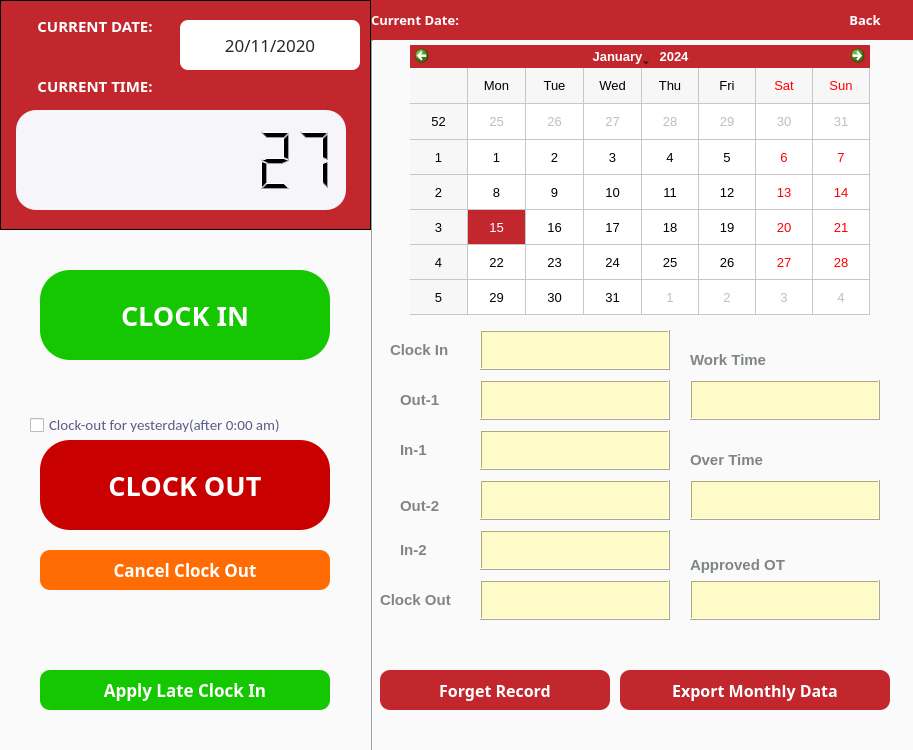
<?xml version="1.0" encoding="UTF-8"?>
<ui version="4.0">
 <class>TimeCard</class>
 <widget class="QMainWindow" name="TimeCard">
  <property name="geometry">
   <rect>
    <x>0</x>
    <y>0</y>
    <width>913</width>
    <height>750</height>
   </rect>
  </property>
  <property name="minimumSize">
   <size>
    <width>913</width>
    <height>750</height>
   </size>
  </property>
  <property name="maximumSize">
   <size>
    <width>913</width>
    <height>750</height>
   </size>
  </property>
  <property name="windowTitle">
   <string>Time Card</string>
  </property>
  <property name="styleSheet">
   <string notr="true">QMainWindow
{
    background-color:rgb(250, 250, 250);

}</string>
  </property>
  <widget class="QWidget" name="centralwidget">
   <widget class="QPushButton" name="pushButton">
    <property name="geometry">
     <rect>
      <x>40</x>
      <y>270</y>
      <width>290</width>
      <height>90</height>
     </rect>
    </property>
    <property name="font">
     <font>
      <family>Microsoft Yahei</family>
      <pointsize>20</pointsize>
      <weight>75</weight>
      <bold>true</bold>
     </font>
    </property>
    <property name="styleSheet">
     <string notr="true">QPushButton

{
    /*字体为微软雅黑*/
    font-family:Microsoft Yahei;
    /*字体大小为20点*/
    font-size:20pt;
    /*字体颜色为白色*/    
    color:white;
    /*背景颜色*/  
    background-color:rgb(21, 199, 1);
    /*边框圆角半径为8像素*/ 
    border-radius:30px;

}

/*按钮停留态*/
QPushButton:hover
{
    /*背景颜色*/  
    background-color:rgb(21, 175, 0);
    padding-left:-3px;
    /*上内边距为3像素，让按下时字向下移动3像素*/  
    padding-top:-3px;
	font-size:23pt;
}

/*按钮按下态*/
QPushButton:pressed
{
    /*背景颜色*/  
    background-color:rgb(0, 113, 0);
    /*左内边距为3像素，让按下时字向右移动3像素*/  
    padding-left:3px;
    /*上内边距为3像素，让按下时字向下移动3像素*/  
    padding-top:3px;
    font-size:20pt;
}</string>
    </property>
    <property name="text">
     <string>CLOCK IN</string>
    </property>
   </widget>
   <widget class="QPushButton" name="pushButton_2">
    <property name="geometry">
     <rect>
      <x>40</x>
      <y>440</y>
      <width>290</width>
      <height>90</height>
     </rect>
    </property>
    <property name="font">
     <font>
      <family>Microsoft Yahei</family>
      <pointsize>20</pointsize>
      <weight>75</weight>
      <bold>true</bold>
     </font>
    </property>
    <property name="styleSheet">
     <string notr="true">QPushButton
{
    /*字体为微软雅黑*/
    font-family:Microsoft Yahei;
    /*字体大小为20点*/
    font-size:20pt;
    /*字体颜色为白色*/    
    color:white;
    /*背景颜色*/  
    background-color:rgb(200, 0, 0);
    /*边框圆角半径为8像素*/ 
    border-radius:30px;
}

/*按钮停留态*/
QPushButton:hover
{
    /*背景颜色*/  
    background-color:rgb(176, 0, 0);
    padding-left:-3px;
    /*上内边距为3像素，让按下时字向下移动3像素*/  
    padding-top:-3px;
	font-size:22pt;
}

/*按钮按下态*/
QPushButton:pressed
{
    /*背景颜色*/  
    background-color:rgb(147, 0, 0);
    /*左内边距为3像素，让按下时字向右移动3像素*/  
    padding-left:3px;
    /*上内边距为3像素，让按下时字向下移动3像素*/  
    padding-top:3px;
    font-size:20pt;
}</string>
    </property>
    <property name="text">
     <string>CLOCK OUT</string>
    </property>
   </widget>
   <widget class="QLCDNumber" name="lcdNumber">
    <property name="geometry">
     <rect>
      <x>16</x>
      <y>110</y>
      <width>330</width>
      <height>100</height>
     </rect>
    </property>
    <property name="font">
     <font>
      <pointsize>11</pointsize>
      <weight>75</weight>
      <italic>false</italic>
      <bold>true</bold>
      <underline>false</underline>
      <strikeout>false</strikeout>
      <stylestrategy>PreferDefault</stylestrategy>
     </font>
    </property>
    <property name="autoFillBackground">
     <bool>false</bool>
    </property>
    <property name="styleSheet">
     <string notr="true">QLCDNumber{
		background-color:rgb(245, 245, 250);
		color:rgb(0, 0, 0);
		 border-radius:20px;
}</string>
    </property>
    <property name="frameShape">
     <enum>QFrame::Panel</enum>
    </property>
    <property name="frameShadow">
     <enum>QFrame::Sunken</enum>
    </property>
    <property name="lineWidth">
     <number>3</number>
    </property>
    <property name="smallDecimalPoint">
     <bool>true</bool>
    </property>
    <property name="digitCount">
     <number>8</number>
    </property>
    <property name="value" stdset="0">
     <double>27.000000000000000</double>
    </property>
   </widget>
   <widget class="QCalendarWidget" name="calendarWidget">
    <property name="geometry">
     <rect>
      <x>410</x>
      <y>45</y>
      <width>460</width>
      <height>270</height>
     </rect>
    </property>
    <property name="font">
     <font>
      <pointsize>10</pointsize>
     </font>
    </property>
    <property name="autoFillBackground">
     <bool>false</bool>
    </property>
    <property name="styleSheet">
     <string notr="true">QCalendarWidget QTableView {
    selection-background-color: #C1272D;
}

#qt_calendar_navigationbar {
    background-color: #C1272D;
	font-weight: bold;
    color: white;
}</string>
    </property>
    <property name="gridVisible">
     <bool>true</bool>
    </property>
    <property name="navigationBarVisible">
     <bool>true</bool>
    </property>
   </widget>
   <widget class="Line" name="line">
    <property name="geometry">
     <rect>
      <x>362</x>
      <y>40</y>
      <width>20</width>
      <height>710</height>
     </rect>
    </property>
    <property name="frameShadow">
     <enum>QFrame::Sunken</enum>
    </property>
    <property name="lineWidth">
     <number>1</number>
    </property>
    <property name="orientation">
     <enum>Qt::Vertical</enum>
    </property>
   </widget>
   <widget class="QPushButton" name="pushButton_3">
    <property name="geometry">
     <rect>
      <x>380</x>
      <y>670</y>
      <width>230</width>
      <height>40</height>
     </rect>
    </property>
    <property name="font">
     <font>
      <family>Microsoft Yahei</family>
      <pointsize>12</pointsize>
      <weight>75</weight>
      <bold>true</bold>
     </font>
    </property>
    <property name="styleSheet">
     <string notr="true">QPushButton
{
    /*字体为微软雅黑*/
    font-family:Microsoft Yahei;
    /*字体大小为20点*/
    font-size:12pt;
    /*字体颜色为白色*/    
    color:white;
    /*背景颜色*/  
    background-color:#C1272D;
    /*边框圆角半径为8像素*/ 
    border-radius:10px;
}

/*按钮停留态*/
QPushButton:hover
{
    /*背景颜色*/  
    background-color:#9e1e24;
    padding-left:-3px;
    /*上内边距为3像素，让按下时字向下移动3像素*/  
    padding-top:-3px;

}

/*按钮按下态*/
QPushButton:pressed
{
    /*背景颜色*/  
    background-color:#CD5257;
    /*左内边距为3像素，让按下时字向右移动3像素*/  
    padding-left:3px;
    /*上内边距为3像素，让按下时字向下移动3像素*/  
    padding-top:3px;
}</string>
    </property>
    <property name="text">
     <string>Forget Record</string>
    </property>
   </widget>
   <widget class="QLabel" name="label_2">
    <property name="geometry">
     <rect>
      <x>371</x>
      <y>0</y>
      <width>550</width>
      <height>40</height>
     </rect>
    </property>
    <property name="styleSheet">
     <string notr="true">QWidget
{
    /*字体为微软雅黑*/
    font-family:Microsoft Yahei;
    /*字体大小为20点*/
    font-size:10pt;
    /*字体颜色为白色*/    
	font-weight:bold;
    color:white;
    /*背景颜色*/  
    background-color:#C1272D;

}
</string>
    </property>
    <property name="text">
     <string>Current Date:</string>
    </property>
    <property name="alignment">
     <set>Qt::AlignLeading|Qt::AlignLeft|Qt::AlignVCenter</set>
    </property>
   </widget>
   <widget class="QTextEdit" name="textEdit">
    <property name="geometry">
     <rect>
      <x>480</x>
      <y>330</y>
      <width>190</width>
      <height>40</height>
     </rect>
    </property>
    <property name="styleSheet">
     <string notr="true">QTextEdit

{
    /*字体为微软雅黑*/
    font-family:Microsoft Yahei;
    /*字体大小为20点*/
	color:rgb(50, 50, 50);
   font-size:10pt;
	background-color:rgb(255, 251, 201);
}
</string>
    </property>
    <property name="frameShape">
     <enum>QFrame::Box</enum>
    </property>
    <property name="frameShadow">
     <enum>QFrame::Raised</enum>
    </property>
    <property name="lineWidth">
     <number>1</number>
    </property>
   </widget>
   <widget class="QLabel" name="label_3">
    <property name="geometry">
     <rect>
      <x>390</x>
      <y>330</y>
      <width>90</width>
      <height>40</height>
     </rect>
    </property>
    <property name="font">
     <font>
      <family>Microsoft Yahei UI</family>
      <pointsize>11</pointsize>
      <weight>75</weight>
      <italic>false</italic>
      <bold>true</bold>
     </font>
    </property>
    <property name="styleSheet">
     <string notr="true">QLabel
{
    font-family:Microsoft Yahei UI;
    font-size:11pt; 
    color:rgb(128, 134, 132)
}</string>
    </property>
    <property name="text">
     <string>Clock In</string>
    </property>
   </widget>
   <widget class="QLabel" name="label_4">
    <property name="geometry">
     <rect>
      <x>380</x>
      <y>580</y>
      <width>100</width>
      <height>40</height>
     </rect>
    </property>
    <property name="font">
     <font>
      <family>Microsoft Yahei UI</family>
      <pointsize>11</pointsize>
      <weight>75</weight>
      <italic>false</italic>
      <bold>true</bold>
     </font>
    </property>
    <property name="styleSheet">
     <string notr="true">QLabel
{
    font-family:Microsoft Yahei UI;
    font-size:11pt; 
    color:rgb(128, 134, 132)
}</string>
    </property>
    <property name="text">
     <string>Clock Out</string>
    </property>
   </widget>
   <widget class="QLabel" name="label_5">
    <property name="geometry">
     <rect>
      <x>690</x>
      <y>340</y>
      <width>150</width>
      <height>40</height>
     </rect>
    </property>
    <property name="font">
     <font>
      <family>Microsoft Yahei UI</family>
      <pointsize>11</pointsize>
      <weight>75</weight>
      <italic>false</italic>
      <bold>true</bold>
     </font>
    </property>
    <property name="styleSheet">
     <string notr="true">QLabel
{
    font-family:Microsoft Yahei UI;
    font-size:11pt; 
    color:rgb(128, 134, 132)
}</string>
    </property>
    <property name="text">
     <string>Work Time</string>
    </property>
   </widget>
   <widget class="QTextEdit" name="textEdit_2">
    <property name="geometry">
     <rect>
      <x>480</x>
      <y>580</y>
      <width>190</width>
      <height>40</height>
     </rect>
    </property>
    <property name="styleSheet">
     <string notr="true">QTextEdit

{
    /*字体为微软雅黑*/
    font-family:Microsoft Yahei;
    /*字体大小为20点*/
	color:rgb(50, 50, 50);
   font-size:10pt;
	background-color:rgb(255, 251, 201);
}
</string>
    </property>
    <property name="frameShape">
     <enum>QFrame::Box</enum>
    </property>
    <property name="frameShadow">
     <enum>QFrame::Raised</enum>
    </property>
    <property name="lineWidth">
     <number>1</number>
    </property>
   </widget>
   <widget class="QTextEdit" name="textEdit_3">
    <property name="geometry">
     <rect>
      <x>690</x>
      <y>380</y>
      <width>190</width>
      <height>40</height>
     </rect>
    </property>
    <property name="styleSheet">
     <string notr="true">QTextEdit

{
    /*字体为微软雅黑*/
    font-family:Microsoft Yahei;
    /*字体大小为20点*/
	color:rgb(50, 50, 50);
   font-size:10pt;
	background-color:rgb(255, 251, 201);
}
</string>
    </property>
    <property name="frameShape">
     <enum>QFrame::Box</enum>
    </property>
    <property name="frameShadow">
     <enum>QFrame::Raised</enum>
    </property>
    <property name="lineWidth">
     <number>1</number>
    </property>
   </widget>
   <widget class="QLabel" name="label_6">
    <property name="geometry">
     <rect>
      <x>690</x>
      <y>440</y>
      <width>161</width>
      <height>40</height>
     </rect>
    </property>
    <property name="font">
     <font>
      <family>Microsoft Yahei UI</family>
      <pointsize>11</pointsize>
      <weight>75</weight>
      <italic>false</italic>
      <bold>true</bold>
     </font>
    </property>
    <property name="styleSheet">
     <string notr="true">QLabel
{
    font-family:Microsoft Yahei UI;
    font-size:11pt; 
    color:rgb(128, 134, 132)
}</string>
    </property>
    <property name="text">
     <string>Over Time</string>
    </property>
   </widget>
   <widget class="QTextEdit" name="textEdit_4">
    <property name="geometry">
     <rect>
      <x>690</x>
      <y>480</y>
      <width>190</width>
      <height>40</height>
     </rect>
    </property>
    <property name="styleSheet">
     <string notr="true">QTextEdit

{
    /*字体为微软雅黑*/
    font-family:Microsoft Yahei;
    /*字体大小为20点*/
	color:rgb(50, 50, 50);
   font-size:10pt;
	background-color:rgb(255, 251, 201);
}
</string>
    </property>
    <property name="frameShape">
     <enum>QFrame::Box</enum>
    </property>
    <property name="frameShadow">
     <enum>QFrame::Raised</enum>
    </property>
    <property name="lineWidth">
     <number>1</number>
    </property>
   </widget>
   <widget class="QPushButton" name="pushButton_4">
    <property name="geometry">
     <rect>
      <x>620</x>
      <y>670</y>
      <width>270</width>
      <height>40</height>
     </rect>
    </property>
    <property name="font">
     <font>
      <family>Microsoft Yahei</family>
      <pointsize>12</pointsize>
      <weight>75</weight>
      <bold>true</bold>
     </font>
    </property>
    <property name="styleSheet">
     <string notr="true">QPushButton
{
    /*字体为微软雅黑*/
    font-family:Microsoft Yahei;
    /*字体大小为20点*/
    font-size:12pt;
    /*字体颜色为白色*/    
    color:white;
    /*背景颜色*/  
    background-color:#C1272D;
    /*边框圆角半径为8像素*/ 
    border-radius:10px;
}

/*按钮停留态*/
QPushButton:hover
{
    /*背景颜色*/  
    background-color:#9e1e24;
    padding-left:-3px;
    /*上内边距为3像素，让按下时字向下移动3像素*/  
    padding-top:-3px;
}

/*按钮按下态*/
QPushButton:pressed
{
    /*背景颜色*/  
    background-color:#CD5257;
    /*左内边距为3像素，让按下时字向右移动3像素*/  
    padding-left:3px;
    /*上内边距为3像素，让按下时字向下移动3像素*/  
    padding-top:3px;
}</string>
    </property>
    <property name="text">
     <string>Export Monthly Data</string>
    </property>
   </widget>
   <widget class="QLabel" name="label_7">
    <property name="geometry">
     <rect>
      <x>690</x>
      <y>550</y>
      <width>161</width>
      <height>30</height>
     </rect>
    </property>
    <property name="font">
     <font>
      <family>Microsoft Yahei UI</family>
      <pointsize>11</pointsize>
      <weight>75</weight>
      <italic>false</italic>
      <bold>true</bold>
     </font>
    </property>
    <property name="styleSheet">
     <string notr="true">QLabel
{
    font-family:Microsoft Yahei UI;
    font-size:11pt; 
    color:rgb(128, 134, 132)
}</string>
    </property>
    <property name="text">
     <string>Approved OT</string>
    </property>
   </widget>
   <widget class="QTextEdit" name="textEdit_5">
    <property name="geometry">
     <rect>
      <x>690</x>
      <y>580</y>
      <width>190</width>
      <height>40</height>
     </rect>
    </property>
    <property name="styleSheet">
     <string notr="true">QTextEdit

{
    /*字体为微软雅黑*/
    font-family:Microsoft Yahei;
    /*字体大小为20点*/
	color:rgb(50, 50, 50);
   font-size:10pt;
	background-color:rgb(255, 251, 201);
}
</string>
    </property>
    <property name="frameShape">
     <enum>QFrame::Box</enum>
    </property>
    <property name="frameShadow">
     <enum>QFrame::Raised</enum>
    </property>
    <property name="lineWidth">
     <number>1</number>
    </property>
   </widget>
   <widget class="QPushButton" name="pushButton_6">
    <property name="geometry">
     <rect>
      <x>820</x>
      <y>0</y>
      <width>90</width>
      <height>40</height>
     </rect>
    </property>
    <property name="styleSheet">
     <string notr="true">QPushButton
{
    /*字体为微软雅黑*/
    font-family:Microsoft Yahei;
    /*字体大小为20点*/
    font-size:10pt;
    /*字体颜色为白色*/
	font-weight:bold;    
    color:white;
    /*背景颜色*/  
    background-color:#C1272D;
    /*边框圆角半径为8像素*/ 
    border-radius:10px;
}

/*按钮停留态*/
QPushButton:hover
{
    /*背景颜色*/  
    background-color:#9e1e24;
    padding-left:-3px;
    /*上内边距为3像素，让按下时字向下移动3像素*/  
    padding-top:-3px;
}

/*按钮按下态*/
QPushButton:pressed
{
    /*背景颜色*/  
    background-color:#CD5257;
    /*左内边距为3像素，让按下时字向右移动3像素*/  
    padding-left:3px;
    /*上内边距为3像素，让按下时字向下移动3像素*/  
    padding-top:3px;
}</string>
    </property>
    <property name="text">
     <string>Back</string>
    </property>
   </widget>
   <widget class="QFrame" name="frame">
    <property name="geometry">
     <rect>
      <x>0</x>
      <y>0</y>
      <width>371</width>
      <height>230</height>
     </rect>
    </property>
    <property name="styleSheet">
     <string notr="true">QFrame
{
    background-color:#C1272D;
}
</string>
    </property>
    <property name="frameShape">
     <enum>QFrame::Panel</enum>
    </property>
    <property name="frameShadow">
     <enum>QFrame::Plain</enum>
    </property>
    <property name="lineWidth">
     <number>1</number>
    </property>
    <widget class="QLabel" name="label_8">
     <property name="geometry">
      <rect>
       <x>10</x>
       <y>10</y>
       <width>170</width>
       <height>31</height>
      </rect>
     </property>
     <property name="styleSheet">
      <string notr="true">QWidget
{
    /*字体为微软雅黑*/
    font-family:Microsoft Yahei;
    /*字体大小为20点*/
    font-size:11pt;
    /*字体颜色为白色*/    
	font-weight:bold;
    color:white;
    /*背景颜色*/  
    background-color:#C1272D;

}
</string>
     </property>
     <property name="text">
      <string>CURRENT DATE:</string>
     </property>
     <property name="alignment">
      <set>Qt::AlignCenter</set>
     </property>
    </widget>
    <widget class="QLabel" name="label">
     <property name="geometry">
      <rect>
       <x>10</x>
       <y>70</y>
       <width>170</width>
       <height>31</height>
      </rect>
     </property>
     <property name="styleSheet">
      <string notr="true">QWidget
{
    /*字体为微软雅黑*/
    font-family:Microsoft Yahei;
    /*字体大小为20点*/
    font-size:11pt;
    /*字体颜色为白色*/    
	font-weight:bold;
    color:white;
    /*背景颜色*/  
    background-color:#C1272D;

}
</string>
     </property>
     <property name="text">
      <string>CURRENT TIME:</string>
     </property>
     <property name="alignment">
      <set>Qt::AlignCenter</set>
     </property>
    </widget>
    <widget class="QLabel" name="label_9">
     <property name="geometry">
      <rect>
       <x>180</x>
       <y>20</y>
       <width>180</width>
       <height>50</height>
      </rect>
     </property>
     <property name="styleSheet">
      <string notr="true">QWidget
{
    /*字体为微软雅黑*/
    font-family:Microsoft Yahei;
    /*字体大小为20点*/
    font-size:13pt;
    /*字体颜色为白色*/    
	
    color:rgb(40, 40, 40);
    /*背景颜色*/  
    background-color:white;
	border-radius: 8px;
}
</string>
     </property>
     <property name="text">
      <string>20/11/2020</string>
     </property>
     <property name="alignment">
      <set>Qt::AlignCenter</set>
     </property>
    </widget>
   </widget>
   <widget class="QPushButton" name="pushButton_5">
    <property name="geometry">
     <rect>
      <x>40</x>
      <y>550</y>
      <width>290</width>
      <height>40</height>
     </rect>
    </property>
    <property name="font">
     <font>
      <family>Microsoft Yahei</family>
      <pointsize>13</pointsize>
      <weight>75</weight>
      <bold>true</bold>
     </font>
    </property>
    <property name="styleSheet">
     <string notr="true">QPushButton
{
    /*字体为微软雅黑*/
    font-family:Microsoft Yahei;
    /*字体大小为20点*/
    font-size:13pt;
    /*字体颜色为白色*/    
    color:white;
    /*背景颜色*/  
    background-color:rgb(255, 108, 3);
    /*边框圆角半径为8像素*/ 
    border-radius:10px;
}

/*按钮停留态*/
QPushButton:hover
{
    /*背景颜色*/  
    background-color:rgb(220, 93, 2);
    padding-left:-3px;
    /*上内边距为3像素，让按下时字向下移动3像素*/  
    padding-top:-3px;

}

/*按钮按下态*/
QPushButton:pressed
{
    /*背景颜色*/  
    background-color:rgb(163, 69, 1);
    /*左内边距为3像素，让按下时字向右移动3像素*/  
    padding-left:3px;
    /*上内边距为3像素，让按下时字向下移动3像素*/  
    padding-top:3px;

}</string>
    </property>
    <property name="text">
     <string>Cancel Clock Out</string>
    </property>
   </widget>
   <widget class="QCheckBox" name="checkBox">
    <property name="geometry">
     <rect>
      <x>30</x>
      <y>410</y>
      <width>330</width>
      <height>30</height>
     </rect>
    </property>
    <property name="styleSheet">
     <string notr="true">QCheckBox{

	color:rgb(91, 91, 138);
	    font-family:Calibri;
    /*字体大小为20点*/
   font-size:11pt;

}</string>
    </property>
    <property name="text">
     <string>Clock-out for yesterday(after 0:00 am)</string>
    </property>
   </widget>
   <widget class="QPushButton" name="pushButton_7">
    <property name="geometry">
     <rect>
      <x>40</x>
      <y>670</y>
      <width>290</width>
      <height>40</height>
     </rect>
    </property>
    <property name="font">
     <font>
      <family>Microsoft Yahei</family>
      <pointsize>13</pointsize>
      <weight>75</weight>
      <bold>true</bold>
     </font>
    </property>
    <property name="styleSheet">
     <string notr="true">QPushButton

{
    /*字体为微软雅黑*/
    font-family:Microsoft Yahei;
    /*字体大小为20点*/
    font-size:13pt;
    /*字体颜色为白色*/    
    color:white;
    /*背景颜色*/  
    background-color:rgb(21, 199, 1);
    /*边框圆角半径为8像素*/ 
    border-radius:10px;

}

/*按钮停留态*/
QPushButton:hover
{
    /*背景颜色*/  
    background-color:rgb(21, 175, 0);
    padding-left:-3px;
    /*上内边距为3像素，让按下时字向下移动3像素*/  
    padding-top:-3px;

}

/*按钮按下态*/
QPushButton:pressed
{
    /*背景颜色*/  
    background-color:rgb(0, 113, 0);
    /*左内边距为3像素，让按下时字向右移动3像素*/  
    padding-left:3px;
    /*上内边距为3像素，让按下时字向下移动3像素*/  
    padding-top:3px;
}</string>
    </property>
    <property name="text">
     <string>Apply Late Clock In</string>
    </property>
   </widget>
   <widget class="QTextEdit" name="textEdit_6">
    <property name="geometry">
     <rect>
      <x>480</x>
      <y>380</y>
      <width>190</width>
      <height>40</height>
     </rect>
    </property>
    <property name="styleSheet">
     <string notr="true">QTextEdit

{
    /*字体为微软雅黑*/
    font-family:Microsoft Yahei;
    /*字体大小为20点*/
	color:rgb(50, 50, 50);
   font-size:10pt;
	background-color:rgb(255, 251, 201);
}
</string>
    </property>
    <property name="frameShape">
     <enum>QFrame::Box</enum>
    </property>
    <property name="frameShadow">
     <enum>QFrame::Raised</enum>
    </property>
    <property name="lineWidth">
     <number>1</number>
    </property>
   </widget>
   <widget class="QLabel" name="label_10">
    <property name="geometry">
     <rect>
      <x>400</x>
      <y>380</y>
      <width>60</width>
      <height>40</height>
     </rect>
    </property>
    <property name="font">
     <font>
      <family>Microsoft Yahei UI</family>
      <pointsize>11</pointsize>
      <weight>75</weight>
      <italic>false</italic>
      <bold>true</bold>
     </font>
    </property>
    <property name="styleSheet">
     <string notr="true">QLabel
{
    font-family:Microsoft Yahei UI;
    font-size:11pt; 
    color:rgb(128, 134, 132)
}</string>
    </property>
    <property name="text">
     <string>Out-1</string>
    </property>
   </widget>
   <widget class="QTextEdit" name="textEdit_7">
    <property name="geometry">
     <rect>
      <x>480</x>
      <y>430</y>
      <width>190</width>
      <height>40</height>
     </rect>
    </property>
    <property name="styleSheet">
     <string notr="true">QTextEdit

{
    /*字体为微软雅黑*/
    font-family:Microsoft Yahei;
    /*字体大小为20点*/
	color:rgb(50, 50, 50);
   font-size:10pt;
	background-color:rgb(255, 251, 201);
}
</string>
    </property>
    <property name="frameShape">
     <enum>QFrame::Box</enum>
    </property>
    <property name="frameShadow">
     <enum>QFrame::Raised</enum>
    </property>
    <property name="lineWidth">
     <number>1</number>
    </property>
   </widget>
   <widget class="QLabel" name="label_11">
    <property name="geometry">
     <rect>
      <x>400</x>
      <y>430</y>
      <width>60</width>
      <height>40</height>
     </rect>
    </property>
    <property name="font">
     <font>
      <family>Microsoft Yahei UI</family>
      <pointsize>11</pointsize>
      <weight>75</weight>
      <italic>false</italic>
      <bold>true</bold>
     </font>
    </property>
    <property name="styleSheet">
     <string notr="true">QLabel
{
    font-family:Microsoft Yahei UI;
    font-size:11pt; 
    color:rgb(128, 134, 132)
}</string>
    </property>
    <property name="text">
     <string>In-1</string>
    </property>
   </widget>
   <widget class="QTextEdit" name="textEdit_8">
    <property name="geometry">
     <rect>
      <x>480</x>
      <y>480</y>
      <width>190</width>
      <height>40</height>
     </rect>
    </property>
    <property name="styleSheet">
     <string notr="true">QTextEdit

{
    /*字体为微软雅黑*/
    font-family:Microsoft Yahei;
    /*字体大小为20点*/
	color:rgb(50, 50, 50);
   font-size:10pt;
	background-color:rgb(255, 251, 201);
}
</string>
    </property>
    <property name="frameShape">
     <enum>QFrame::Box</enum>
    </property>
    <property name="frameShadow">
     <enum>QFrame::Raised</enum>
    </property>
    <property name="lineWidth">
     <number>1</number>
    </property>
   </widget>
   <widget class="QLabel" name="label_12">
    <property name="geometry">
     <rect>
      <x>400</x>
      <y>490</y>
      <width>60</width>
      <height>31</height>
     </rect>
    </property>
    <property name="font">
     <font>
      <family>Microsoft Yahei UI</family>
      <pointsize>11</pointsize>
      <weight>75</weight>
      <italic>false</italic>
      <bold>true</bold>
     </font>
    </property>
    <property name="styleSheet">
     <string notr="true">QLabel
{
    font-family:Microsoft Yahei UI;
    font-size:11pt; 
    color:rgb(128, 134, 132)
}</string>
    </property>
    <property name="text">
     <string>Out-2</string>
    </property>
   </widget>
   <widget class="QTextEdit" name="textEdit_9">
    <property name="geometry">
     <rect>
      <x>480</x>
      <y>530</y>
      <width>190</width>
      <height>40</height>
     </rect>
    </property>
    <property name="styleSheet">
     <string notr="true">QTextEdit

{
    /*字体为微软雅黑*/
    font-family:Microsoft Yahei;
    /*字体大小为20点*/
	color:rgb(50, 50, 50);
   font-size:10pt;
	background-color:rgb(255, 251, 201);
}
</string>
    </property>
    <property name="frameShape">
     <enum>QFrame::Box</enum>
    </property>
    <property name="frameShadow">
     <enum>QFrame::Raised</enum>
    </property>
    <property name="lineWidth">
     <number>1</number>
    </property>
   </widget>
   <widget class="QLabel" name="label_13">
    <property name="geometry">
     <rect>
      <x>400</x>
      <y>530</y>
      <width>50</width>
      <height>40</height>
     </rect>
    </property>
    <property name="font">
     <font>
      <family>Microsoft Yahei UI</family>
      <pointsize>11</pointsize>
      <weight>75</weight>
      <italic>false</italic>
      <bold>true</bold>
     </font>
    </property>
    <property name="styleSheet">
     <string notr="true">QLabel
{
    font-family:Microsoft Yahei UI;
    font-size:11pt; 
    color:rgb(128, 134, 132)
}</string>
    </property>
    <property name="text">
     <string>In-2</string>
    </property>
   </widget>
   <zorder>frame</zorder>
   <zorder>pushButton</zorder>
   <zorder>pushButton_2</zorder>
   <zorder>lcdNumber</zorder>
   <zorder>calendarWidget</zorder>
   <zorder>line</zorder>
   <zorder>pushButton_3</zorder>
   <zorder>label_2</zorder>
   <zorder>textEdit</zorder>
   <zorder>label_3</zorder>
   <zorder>label_4</zorder>
   <zorder>label_5</zorder>
   <zorder>textEdit_2</zorder>
   <zorder>textEdit_3</zorder>
   <zorder>label_6</zorder>
   <zorder>textEdit_4</zorder>
   <zorder>pushButton_4</zorder>
   <zorder>label_7</zorder>
   <zorder>textEdit_5</zorder>
   <zorder>pushButton_6</zorder>
   <zorder>pushButton_5</zorder>
   <zorder>checkBox</zorder>
   <zorder>pushButton_7</zorder>
   <zorder>textEdit_6</zorder>
   <zorder>label_10</zorder>
   <zorder>textEdit_7</zorder>
   <zorder>label_11</zorder>
   <zorder>textEdit_8</zorder>
   <zorder>label_12</zorder>
   <zorder>textEdit_9</zorder>
   <zorder>label_13</zorder>
  </widget>
 </widget>
 <resources/>
 <connections/>
</ui>
